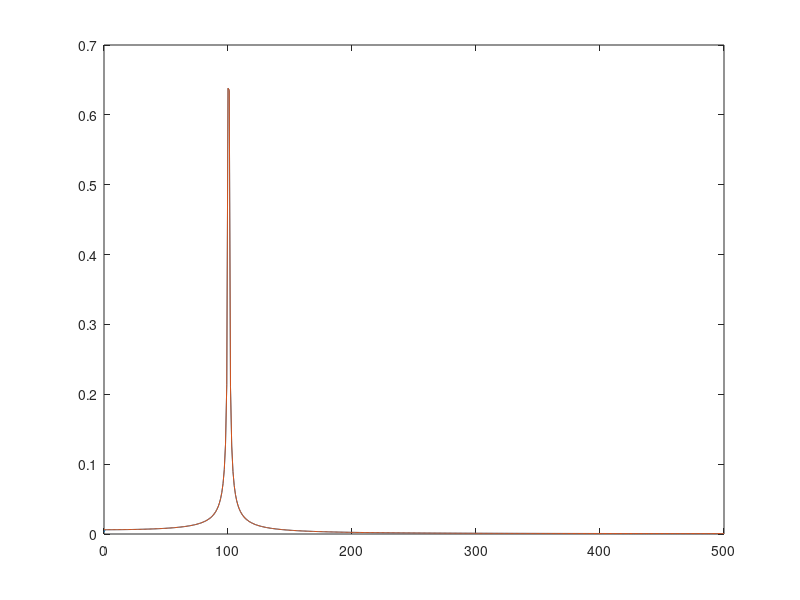

This chart was generated by the following MATLAB code:
clear;
clc;
Fs=1000;
L = 2000;
T = 1/Fs;
t = (0:L-1)*T;
y = sin(2*pi*t*100.5);

N = 1000;
index = 1;
for i =N:N:L
    Y(:,index) = fft(y(i-N+1:i),N);
    index = index +1;
end

    %Y = fft(y,N);
P2 = abs(Y/N);
P1 = P2(1:N/2+1,:);
P1(2:end-1) = 2*P1(2:end-1);

[M,I] = max(P1);
f = (I.*(Fs/N));
f = Fs*(0:(N/2))/N;
plot(f,P1) 

